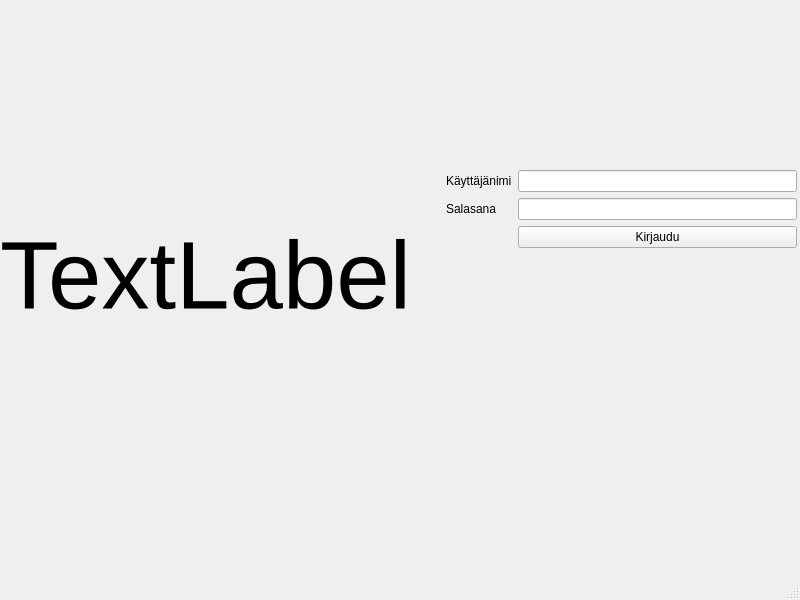
<?xml version="1.0" encoding="UTF-8"?>
<ui version="4.0">
 <class>MainWindow</class>
 <widget class="QMainWindow" name="MainWindow">
  <property name="geometry">
   <rect>
    <x>0</x>
    <y>0</y>
    <width>800</width>
    <height>600</height>
   </rect>
  </property>
  <property name="windowTitle">
   <string>MainWindow</string>
  </property>
  <widget class="QWidget" name="centralwidget">
   <widget class="QLabel" name="labelMainWindowImg">
    <property name="geometry">
     <rect>
      <x>0</x>
      <y>0</y>
      <width>791</width>
      <height>551</height>
     </rect>
    </property>
    <property name="font">
     <font>
      <pointsize>72</pointsize>
     </font>
    </property>
    <property name="text">
     <string>TextLabel</string>
    </property>
   </widget>
   <widget class="QWidget" name="">
    <property name="geometry">
     <rect>
      <x>446</x>
      <y>170</y>
      <width>351</width>
      <height>161</height>
     </rect>
    </property>
    <layout class="QFormLayout" name="loginFormLayout">
     <item row="0" column="0">
      <widget class="QLabel" name="labelUsername">
       <property name="text">
        <string>Käyttäjänimi</string>
       </property>
      </widget>
     </item>
     <item row="0" column="1">
      <widget class="QLineEdit" name="lineEditUsername"/>
     </item>
     <item row="1" column="0">
      <widget class="QLabel" name="labelPassword">
       <property name="text">
        <string>Salasana</string>
       </property>
      </widget>
     </item>
     <item row="1" column="1">
      <widget class="QLineEdit" name="lineEditPassword"/>
     </item>
     <item row="2" column="1">
      <widget class="QPushButton" name="buttonLogin">
       <property name="text">
        <string>Kirjaudu</string>
       </property>
      </widget>
     </item>
    </layout>
   </widget>
  </widget>
  <widget class="QMenuBar" name="menubar">
   <property name="geometry">
    <rect>
     <x>0</x>
     <y>0</y>
     <width>800</width>
     <height>22</height>
    </rect>
   </property>
  </widget>
  <widget class="QStatusBar" name="statusbar"/>
 </widget>
 <resources/>
 <connections/>
</ui>
